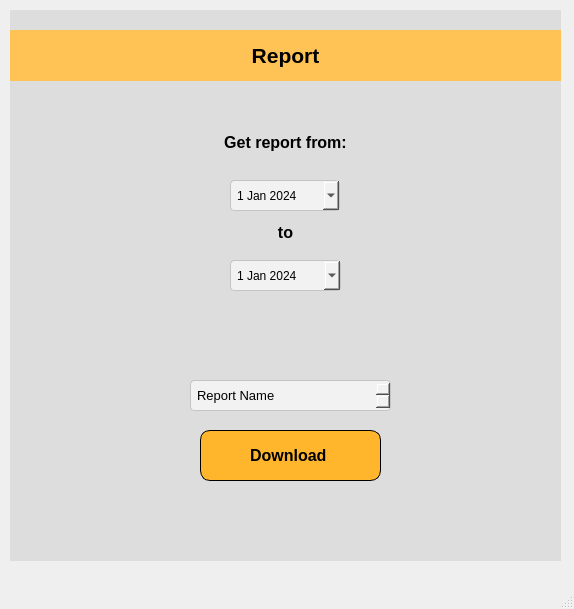
<?xml version="1.0" encoding="UTF-8"?>
<ui version="4.0">
 <class>MainWindow</class>
 <widget class="QMainWindow" name="MainWindow">
  <property name="geometry">
   <rect>
    <x>0</x>
    <y>0</y>
    <width>574</width>
    <height>609</height>
   </rect>
  </property>
  <property name="windowTitle">
   <string>Reports</string>
  </property>
  <widget class="QWidget" name="centralwidget">
   <widget class="QWidget" name="background2" native="true">
    <property name="geometry">
     <rect>
      <x>10</x>
      <y>10</y>
      <width>551</width>
      <height>551</height>
     </rect>
    </property>
    <property name="styleSheet">
     <string notr="true">background-color: rgb(221, 221, 221)</string>
    </property>
    <widget class="QWidget" name="commands_background" native="true">
     <property name="geometry">
      <rect>
       <x>0</x>
       <y>20</y>
       <width>551</width>
       <height>51</height>
      </rect>
     </property>
     <property name="layoutDirection">
      <enum>Qt::LeftToRight</enum>
     </property>
     <property name="autoFillBackground">
      <bool>false</bool>
     </property>
     <property name="styleSheet">
      <string notr="true">QWidget {
    background-color: #ffc355; /* cor de fundo amarela */
    /*border-radius: 10px;*/

}
</string>
     </property>
     <widget class="QLabel" name="commands_label">
      <property name="geometry">
       <rect>
        <x>200</x>
        <y>10</y>
        <width>151</width>
        <height>30</height>
       </rect>
      </property>
      <property name="font">
       <font>
        <family>Segoe UI</family>
        <pointsize>16</pointsize>
        <weight>75</weight>
        <bold>true</bold>
       </font>
      </property>
      <property name="layoutDirection">
       <enum>Qt::LeftToRight</enum>
      </property>
      <property name="styleSheet">
       <string notr="true">QLabel {
    border: none;
}
</string>
      </property>
      <property name="text">
       <string>Report</string>
      </property>
      <property name="alignment">
       <set>Qt::AlignCenter</set>
      </property>
      <property name="wordWrap">
       <bool>false</bool>
      </property>
     </widget>
    </widget>
    <widget class="QPushButton" name="download_table_csv">
     <property name="geometry">
      <rect>
       <x>190</x>
       <y>420</y>
       <width>181</width>
       <height>51</height>
      </rect>
     </property>
     <property name="font">
      <font>
       <family>Segoe UI</family>
       <pointsize>12</pointsize>
       <weight>75</weight>
       <bold>true</bold>
      </font>
     </property>
     <property name="styleSheet">
      <string notr="true">QWidget {
    background-color: #FFB62D; /* cor de fundo amarela */
    border-radius: 10px; /* bordas arredondadas */
    border: 1px solid black; /* borda sólida preta */
}
</string>
     </property>
     <property name="text">
      <string>Download </string>
     </property>
    </widget>
    <widget class="QSpinBox" name="input_tabel_request">
     <property name="geometry">
      <rect>
       <x>180</x>
       <y>370</y>
       <width>201</width>
       <height>31</height>
      </rect>
     </property>
     <property name="font">
      <font>
       <family>Segoe UI</family>
       <pointsize>10</pointsize>
      </font>
     </property>
     <property name="styleSheet">
      <string notr="true">QSpinBox {
    background-color: #f2f2f2; /* Cor de fundo mais clara */
    color: #000;
    border: 1px solid #c4c4c4;
    border-radius: 4px;
    padding-left: 4px;
    padding-right: 4px;
    padding-top: 2px;
    padding-bottom: 2px;
    min-width: 100px;
    min-height: 20px;
}
</string>
     </property>
     <property name="specialValueText">
      <string>Report Name</string>
     </property>
    </widget>
    <widget class="QDateEdit" name="dateEdit_Start">
     <property name="geometry">
      <rect>
       <x>220</x>
       <y>170</y>
       <width>110</width>
       <height>31</height>
      </rect>
     </property>
     <property name="styleSheet">
      <string notr="true">QDateEdit {
    background-color: #f2f2f2; /* Cor de fundo mais clara */
    color: #000;
    border: 1px solid #c4c4c4;
    border-radius: 4px;
    padding-left: 4px;
    padding-right: 4px;
    padding-top: 2px;
    padding-bottom: 2px;
    min-width: 100px;
    min-height: 20px;
}
</string>
     </property>
     <property name="minimumDateTime">
      <datetime>
       <hour>0</hour>
       <minute>0</minute>
       <second>0</second>
       <year>2024</year>
       <month>1</month>
       <day>1</day>
      </datetime>
     </property>
     <property name="calendarPopup">
      <bool>true</bool>
     </property>
    </widget>
    <widget class="QDateEdit" name="dateEdit_End">
     <property name="geometry">
      <rect>
       <x>220</x>
       <y>250</y>
       <width>111</width>
       <height>31</height>
      </rect>
     </property>
     <property name="styleSheet">
      <string notr="true">QDateEdit {
    background-color: #f2f2f2; /* Cor de fundo mais clara */
    color: #000;
    border: 1px solid #c4c4c4;
    border-radius: 4px;
    padding-left: 4px;
    padding-right: 4px;
    padding-top: 2px;
    padding-bottom: 2px;
    min-width: 100px;
    min-height: 20px;
}
</string>
     </property>
     <property name="minimumDateTime">
      <datetime>
       <hour>0</hour>
       <minute>0</minute>
       <second>0</second>
       <year>2024</year>
       <month>1</month>
       <day>1</day>
      </datetime>
     </property>
     <property name="calendarPopup">
      <bool>true</bool>
     </property>
    </widget>
    <widget class="QLabel" name="get_report_from">
     <property name="geometry">
      <rect>
       <x>200</x>
       <y>120</y>
       <width>151</width>
       <height>25</height>
      </rect>
     </property>
     <property name="font">
      <font>
       <family>Segoe UI</family>
       <pointsize>12</pointsize>
       <weight>75</weight>
       <bold>true</bold>
      </font>
     </property>
     <property name="layoutDirection">
      <enum>Qt::LeftToRight</enum>
     </property>
     <property name="styleSheet">
      <string notr="true">QLabel {
    border: none;
}
</string>
     </property>
     <property name="text">
      <string>Get report from:</string>
     </property>
     <property name="alignment">
      <set>Qt::AlignCenter</set>
     </property>
     <property name="wordWrap">
      <bool>false</bool>
     </property>
    </widget>
    <widget class="QLabel" name="to">
     <property name="geometry">
      <rect>
       <x>200</x>
       <y>210</y>
       <width>151</width>
       <height>25</height>
      </rect>
     </property>
     <property name="font">
      <font>
       <family>Segoe UI</family>
       <pointsize>12</pointsize>
       <weight>75</weight>
       <bold>true</bold>
      </font>
     </property>
     <property name="layoutDirection">
      <enum>Qt::LeftToRight</enum>
     </property>
     <property name="styleSheet">
      <string notr="true">QLabel {
    border: none;
}
</string>
     </property>
     <property name="text">
      <string>to</string>
     </property>
     <property name="alignment">
      <set>Qt::AlignCenter</set>
     </property>
     <property name="wordWrap">
      <bool>false</bool>
     </property>
    </widget>
   </widget>
  </widget>
  <widget class="QMenuBar" name="menubar">
   <property name="geometry">
    <rect>
     <x>0</x>
     <y>0</y>
     <width>574</width>
     <height>21</height>
    </rect>
   </property>
  </widget>
  <widget class="QStatusBar" name="statusbar"/>
 </widget>
 <resources/>
 <connections/>
</ui>
